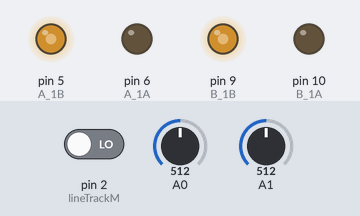
Recording of a sketch running on a simulated Arduino Uno, built with avr-gcc and run on an emulated ATmega328P. Parts: output pins drawn as LEDs (lit = HIGH). The inputs (shaded band) are chosen by the test bench; at power-on: A0 = 512, A1 = 512, pin 2 (lineTrackM) LOW. What the sketch prints to the serial monitor is not drawn.

Above: at 1.2 s.
1.3 s: A0 set to 0
At 1.7 s:
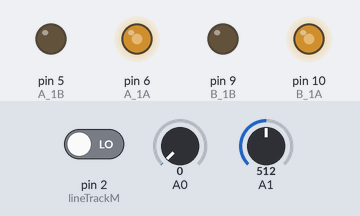
2.8 s: A1 set to 0
At 4.0 s:
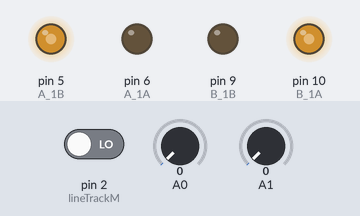
4.3 s: pin 2 (lineTrackM) driven HIGH
At 5.1 s:
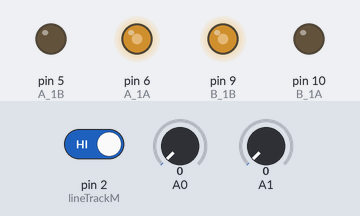
5.8 s: pin 2 (lineTrackM) driven LOW
At 6.3 s:
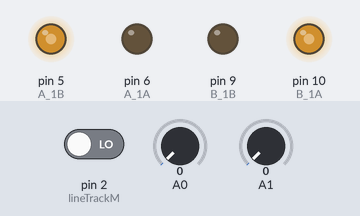
7.3 s: A1 set to 122
At 8.7 s:
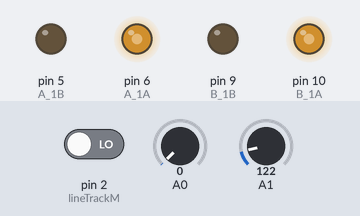
Timing chart, 0 to 9.8 s (numbered marks = the images above; inputs shaded):
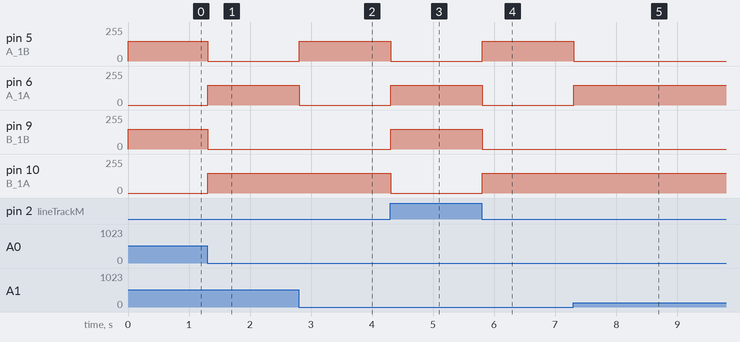

Measured:
- after the input at 1.3 s, pin 5 (A_1B), pin 9 (B_1B): 150/255 → 0/255 at once; pin 6 (A_1A), pin 10 (B_1A): 0/255 → 150/255 at once
- after the input at 2.8 s, pin 5 (A_1B): 0/255 → 150/255 at once; pin 6 (A_1A): 150/255 → 0/255 at once
- after the input at 4.3 s, pin 5 (A_1B), pin 10 (B_1A): 150/255 → 0/255 at once; pin 6 (A_1A), pin 9 (B_1B): 0/255 → 150/255 at once
- after the input at 5.8 s, pin 5 (A_1B), pin 10 (B_1A): 0/255 → 150/255 at once; pin 6 (A_1A), pin 9 (B_1B): 150/255 → 0/255 at once
- after the input at 7.3 s, pin 5 (A_1B): 150/255 → 0/255 at once; pin 6 (A_1A): 0/255 → 150/255 at once

The sketch:

PIDsensors.ino
```cpp
const int A_1B = 5;
const int A_1A = 6;
const int B_1B = 9;
const int B_1A = 10;

const int lineTrackM = 2;
const int lineTrackL = 12;
const int lineTrackR = 11;

void setup() {
  Serial.begin(9600);

  //motor
  pinMode(A_1B, OUTPUT);
  pinMode(A_1A, OUTPUT);
  pinMode(B_1B, OUTPUT);
  pinMode(B_1A, OUTPUT);
  //line track
  pinMode(lineTrackM, INPUT);
  pinMode(lineTrackL, INPUT);
  pinMode(lineTrackR, INPUT);
}
int d = 0;

void loop() {
  int speed = 150;
int lineColorL = analogRead(A1);
int lineColorR = analogRead(A0);

  int lineColorM = digitalRead(lineTrackM); // 0:white  1:black
  Serial.println(lineColorM); //print on the serial monitor
  if (lineColorM) {
    moveForward(speed);
  } else if (lineColorR) {
     moveRight(speed, speed);
  } else if (lineColorL) {
     moveLeft(speed, speed);
  } else if (lineColorM && lineColorR && lineColorL){
    moveForward(speed);
  } else if (lineColorM && lineColorR && !lineColorL) {
    moveLeft(speed, 0);
  } else if (lineColorM && !lineColorR && lineColorL) {
    moveRight(speed, 0);
  } else {
    moveBackward(speed);
  }
}
void stop() {
  analogWrite(A_1B, 0);
  analogWrite(A_1A, 0);
  analogWrite(B_1B, 0);
  analogWrite(B_1A, 0);
}
void moveForward(int speed) {
  analogWrite(A_1B, 0);
  analogWrite(A_1A, speed);
  analogWrite(B_1B, speed);
  analogWrite(B_1A, 0);
}
void moveBackward(int speed) {
  analogWrite(A_1B, speed);
  analogWrite(A_1A, 0);
  analogWrite(B_1B, 0);
  analogWrite(B_1A, speed);
}


void moveLeft(int speed1, int speed2) {
  analogWrite(A_1B, 0);
  analogWrite(A_1A, speed1);
  analogWrite(B_1B, 0);
  analogWrite(B_1A, speed2);
}

void moveRight(int speed1, int speed2) {
  analogWrite(A_1B, speed2);
  analogWrite(A_1A, 0);
  analogWrite(B_1B, speed1);
  analogWrite(B_1A, 0);
}
bool checkLeft(int lineColorL, int speed) {
  //moveLeft(speed); removed cuz Left sensor is checking
    lineColorL = digitalRead(lineTrackL); // 0:white  1:black
  Serial.println(lineColorL);
  if (lineColorL = 1) {
    return true;
  }
  return false;
}

bool checkRight(int lineColorR, int speed) {
  // moveRight(speed); removed cuz Right sensor is checking
  lineColorR = digitalRead(lineTrackR); // 0:white  1:black
  Serial.println(lineColorR);
  if (lineColorR = 1) {
    return true;
  }
  return false;
}
```
